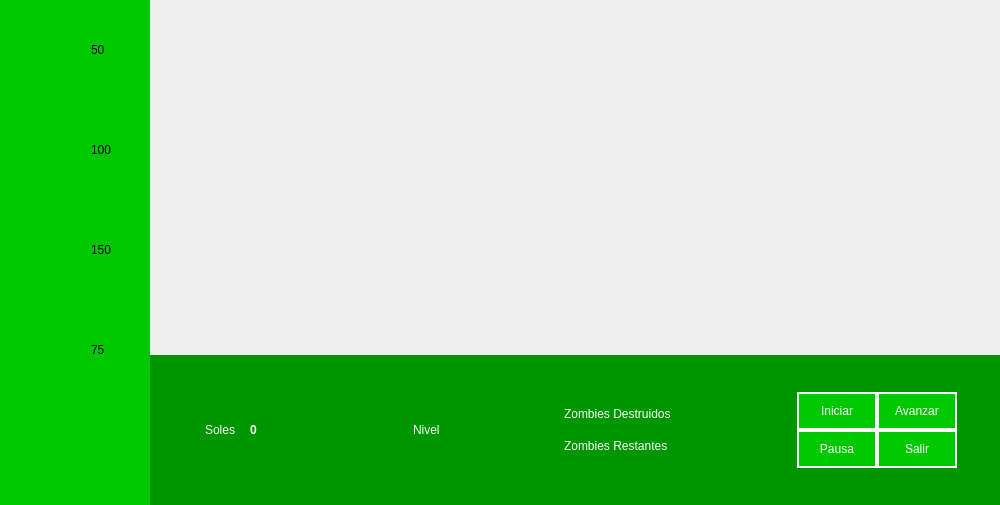
<?xml version="1.0" encoding="UTF-8"?>
<ui version="4.0">
 <class>MainWindow</class>
 <widget class="QMainWindow" name="MainWindow">
  <property name="geometry">
   <rect>
    <x>0</x>
    <y>0</y>
    <width>1000</width>
    <height>505</height>
   </rect>
  </property>
  <property name="minimumSize">
   <size>
    <width>400</width>
    <height>400</height>
   </size>
  </property>
  <property name="maximumSize">
   <size>
    <width>1000</width>
    <height>1000</height>
   </size>
  </property>
  <property name="windowTitle">
   <string>MainWindow</string>
  </property>
  <widget class="QWidget" name="centralwidget">
   <property name="minimumSize">
    <size>
     <width>500</width>
     <height>0</height>
    </size>
   </property>
   <layout class="QGridLayout" name="gridLayout">
    <property name="leftMargin">
     <number>0</number>
    </property>
    <property name="topMargin">
     <number>0</number>
    </property>
    <property name="rightMargin">
     <number>0</number>
    </property>
    <property name="bottomMargin">
     <number>0</number>
    </property>
    <property name="spacing">
     <number>0</number>
    </property>
    <item row="0" column="0">
     <layout class="QHBoxLayout" name="horizontalLayout">
      <property name="spacing">
       <number>0</number>
      </property>
      <item>
       <widget class="QWidget" name="label_tienda_juego" native="true">
        <property name="maximumSize">
         <size>
          <width>150</width>
          <height>16777215</height>
         </size>
        </property>
        <property name="autoFillBackground">
         <bool>false</bool>
        </property>
        <property name="styleSheet">
         <string notr="true">background-color: rgb(0,200,0)</string>
        </property>
        <layout class="QVBoxLayout" name="verticalLayout_4">
         <property name="spacing">
          <number>0</number>
         </property>
         <property name="leftMargin">
          <number>0</number>
         </property>
         <property name="topMargin">
          <number>0</number>
         </property>
         <property name="rightMargin">
          <number>0</number>
         </property>
         <property name="bottomMargin">
          <number>0</number>
         </property>
         <item>
          <widget class="QWidget" name="label_planta_girasol" native="true">
           <property name="minimumSize">
            <size>
             <width>150</width>
             <height>100</height>
            </size>
           </property>
           <property name="maximumSize">
            <size>
             <width>100</width>
             <height>100</height>
            </size>
           </property>
           <layout class="QHBoxLayout" name="horizontalLayout_4">
            <item>
             <widget class="QLabel" name="label">
              <property name="text">
               <string/>
              </property>
              <property name="pixmap">
               <pixmap>../../../sprites/Plantas/girasol_1.png</pixmap>
              </property>
              <property name="scaledContents">
               <bool>true</bool>
              </property>
             </widget>
            </item>
            <item>
             <widget class="QLabel" name="icono_soles_planta_girasol">
              <property name="enabled">
               <bool>true</bool>
              </property>
              <property name="minimumSize">
               <size>
                <width>20</width>
                <height>20</height>
               </size>
              </property>
              <property name="maximumSize">
               <size>
                <width>20</width>
                <height>20</height>
               </size>
              </property>
              <property name="lineWidth">
               <number>0</number>
              </property>
              <property name="text">
               <string/>
              </property>
              <property name="pixmap">
               <pixmap>../../../sprites/Elementos de juego/sol.png</pixmap>
              </property>
              <property name="scaledContents">
               <bool>true</bool>
              </property>
              <property name="wordWrap">
               <bool>false</bool>
              </property>
              <property name="indent">
               <number>0</number>
              </property>
             </widget>
            </item>
            <item>
             <widget class="QLabel" name="soles_planta_girasol">
              <property name="text">
               <string>50</string>
              </property>
             </widget>
            </item>
           </layout>
          </widget>
         </item>
         <item>
          <widget class="QWidget" name="label_planta_clasica" native="true">
           <property name="minimumSize">
            <size>
             <width>150</width>
             <height>100</height>
            </size>
           </property>
           <property name="maximumSize">
            <size>
             <width>100</width>
             <height>100</height>
            </size>
           </property>
           <layout class="QHBoxLayout" name="horizontalLayout_7">
            <item>
             <widget class="QLabel" name="label_2">
              <property name="text">
               <string/>
              </property>
              <property name="pixmap">
               <pixmap>../../../sprites/Plantas/lanzaguisantes_1.png</pixmap>
              </property>
              <property name="scaledContents">
               <bool>true</bool>
              </property>
             </widget>
            </item>
            <item>
             <widget class="QLabel" name="icono_soles_planta_clasica">
              <property name="enabled">
               <bool>true</bool>
              </property>
              <property name="minimumSize">
               <size>
                <width>20</width>
                <height>20</height>
               </size>
              </property>
              <property name="maximumSize">
               <size>
                <width>20</width>
                <height>20</height>
               </size>
              </property>
              <property name="lineWidth">
               <number>0</number>
              </property>
              <property name="text">
               <string/>
              </property>
              <property name="pixmap">
               <pixmap>../../../sprites/Elementos de juego/sol.png</pixmap>
              </property>
              <property name="scaledContents">
               <bool>true</bool>
              </property>
              <property name="wordWrap">
               <bool>false</bool>
              </property>
              <property name="indent">
               <number>0</number>
              </property>
             </widget>
            </item>
            <item>
             <widget class="QLabel" name="soles_planta_clasica">
              <property name="text">
               <string>100</string>
              </property>
             </widget>
            </item>
           </layout>
          </widget>
         </item>
         <item>
          <widget class="QWidget" name="label_planta_azul" native="true">
           <property name="minimumSize">
            <size>
             <width>150</width>
             <height>100</height>
            </size>
           </property>
           <property name="maximumSize">
            <size>
             <width>100</width>
             <height>100</height>
            </size>
           </property>
           <layout class="QHBoxLayout" name="horizontalLayout_5">
            <item>
             <widget class="QLabel" name="label_3">
              <property name="text">
               <string/>
              </property>
              <property name="pixmap">
               <pixmap>../../../sprites/Plantas/lanzaguisantesHielo_1.png</pixmap>
              </property>
              <property name="scaledContents">
               <bool>true</bool>
              </property>
             </widget>
            </item>
            <item>
             <widget class="QLabel" name="icono_soles_planta_azul">
              <property name="enabled">
               <bool>true</bool>
              </property>
              <property name="minimumSize">
               <size>
                <width>20</width>
                <height>20</height>
               </size>
              </property>
              <property name="maximumSize">
               <size>
                <width>20</width>
                <height>20</height>
               </size>
              </property>
              <property name="lineWidth">
               <number>0</number>
              </property>
              <property name="text">
               <string/>
              </property>
              <property name="pixmap">
               <pixmap>../../../sprites/Elementos de juego/sol.png</pixmap>
              </property>
              <property name="scaledContents">
               <bool>true</bool>
              </property>
              <property name="wordWrap">
               <bool>false</bool>
              </property>
              <property name="indent">
               <number>0</number>
              </property>
             </widget>
            </item>
            <item>
             <widget class="QLabel" name="soles_planta_azul">
              <property name="text">
               <string>150</string>
              </property>
             </widget>
            </item>
           </layout>
          </widget>
         </item>
         <item>
          <widget class="QWidget" name="label_planta_papa" native="true">
           <property name="minimumSize">
            <size>
             <width>150</width>
             <height>100</height>
            </size>
           </property>
           <property name="maximumSize">
            <size>
             <width>100</width>
             <height>100</height>
            </size>
           </property>
           <layout class="QHBoxLayout" name="horizontalLayout_11">
            <item>
             <widget class="QLabel" name="label_4">
              <property name="text">
               <string/>
              </property>
              <property name="pixmap">
               <pixmap>../../../sprites/Plantas/papa_1.png</pixmap>
              </property>
              <property name="scaledContents">
               <bool>true</bool>
              </property>
             </widget>
            </item>
            <item>
             <widget class="QLabel" name="icono_soles_planta_papa">
              <property name="enabled">
               <bool>true</bool>
              </property>
              <property name="minimumSize">
               <size>
                <width>20</width>
                <height>20</height>
               </size>
              </property>
              <property name="maximumSize">
               <size>
                <width>20</width>
                <height>20</height>
               </size>
              </property>
              <property name="lineWidth">
               <number>0</number>
              </property>
              <property name="text">
               <string/>
              </property>
              <property name="pixmap">
               <pixmap>../../../sprites/Elementos de juego/sol.png</pixmap>
              </property>
              <property name="scaledContents">
               <bool>true</bool>
              </property>
              <property name="wordWrap">
               <bool>false</bool>
              </property>
              <property name="indent">
               <number>0</number>
              </property>
             </widget>
            </item>
            <item>
             <widget class="QLabel" name="soles_planta_papa">
              <property name="text">
               <string>75</string>
              </property>
             </widget>
            </item>
           </layout>
          </widget>
         </item>
         <item>
          <widget class="QWidget" name="label_margen" native="true">
           <property name="minimumSize">
            <size>
             <width>150</width>
             <height>100</height>
            </size>
           </property>
           <property name="maximumSize">
            <size>
             <width>100</width>
             <height>100</height>
            </size>
           </property>
           <layout class="QHBoxLayout" name="horizontalLayout_2"/>
          </widget>
         </item>
        </layout>
       </widget>
      </item>
      <item>
       <layout class="QVBoxLayout" name="verticalLayout_3">
        <property name="spacing">
         <number>0</number>
        </property>
        <item>
         <layout class="QGridLayout" name="gridLayout_4">
          <item row="0" column="0">
           <widget class="QWidget" name="widget_fondo_juego" native="true">
            <property name="maximumSize">
             <size>
              <width>900</width>
              <height>500</height>
             </size>
            </property>
            <widget class="QLabel" name="label_fondo_juego">
             <property name="geometry">
              <rect>
               <x>0</x>
               <y>-5</y>
               <width>900</width>
               <height>350</height>
              </rect>
             </property>
             <property name="minimumSize">
              <size>
               <width>800</width>
               <height>350</height>
              </size>
             </property>
             <property name="maximumSize">
              <size>
               <width>900</width>
               <height>350</height>
              </size>
             </property>
             <property name="text">
              <string/>
             </property>
             <property name="pixmap">
              <pixmap>../sprites/Fondos/jardinAbuela.png</pixmap>
             </property>
             <property name="scaledContents">
              <bool>true</bool>
             </property>
            </widget>
            <widget class="QWidget" name="label_sector_plantas" native="true">
             <property name="geometry">
              <rect>
               <x>160</x>
               <y>119</y>
               <width>471</width>
               <height>111</height>
              </rect>
             </property>
             <layout class="QGridLayout" name="sector_juego">
              <item row="0" column="9">
               <widget class="QLabel" name="label_planta_10">
                <property name="minimumSize">
                 <size>
                  <width>40</width>
                  <height>50</height>
                 </size>
                </property>
                <property name="maximumSize">
                 <size>
                  <width>40</width>
                  <height>50</height>
                 </size>
                </property>
                <property name="text">
                 <string/>
                </property>
               </widget>
              </item>
              <item row="1" column="0">
               <widget class="QLabel" name="label_planta_11">
                <property name="minimumSize">
                 <size>
                  <width>40</width>
                  <height>50</height>
                 </size>
                </property>
                <property name="maximumSize">
                 <size>
                  <width>40</width>
                  <height>50</height>
                 </size>
                </property>
                <property name="text">
                 <string/>
                </property>
               </widget>
              </item>
              <item row="1" column="8">
               <widget class="QLabel" name="label_planta_19">
                <property name="minimumSize">
                 <size>
                  <width>40</width>
                  <height>50</height>
                 </size>
                </property>
                <property name="maximumSize">
                 <size>
                  <width>40</width>
                  <height>50</height>
                 </size>
                </property>
                <property name="text">
                 <string/>
                </property>
               </widget>
              </item>
              <item row="0" column="5">
               <widget class="QLabel" name="label_planta_6">
                <property name="minimumSize">
                 <size>
                  <width>40</width>
                  <height>50</height>
                 </size>
                </property>
                <property name="maximumSize">
                 <size>
                  <width>40</width>
                  <height>50</height>
                 </size>
                </property>
                <property name="text">
                 <string/>
                </property>
               </widget>
              </item>
              <item row="0" column="8">
               <widget class="QLabel" name="label_planta_9">
                <property name="minimumSize">
                 <size>
                  <width>40</width>
                  <height>50</height>
                 </size>
                </property>
                <property name="maximumSize">
                 <size>
                  <width>40</width>
                  <height>50</height>
                 </size>
                </property>
                <property name="text">
                 <string/>
                </property>
               </widget>
              </item>
              <item row="0" column="3">
               <widget class="QLabel" name="label_planta_4">
                <property name="minimumSize">
                 <size>
                  <width>40</width>
                  <height>50</height>
                 </size>
                </property>
                <property name="maximumSize">
                 <size>
                  <width>40</width>
                  <height>50</height>
                 </size>
                </property>
                <property name="text">
                 <string/>
                </property>
               </widget>
              </item>
              <item row="1" column="2">
               <widget class="QLabel" name="label_planta_13">
                <property name="minimumSize">
                 <size>
                  <width>40</width>
                  <height>50</height>
                 </size>
                </property>
                <property name="maximumSize">
                 <size>
                  <width>40</width>
                  <height>50</height>
                 </size>
                </property>
                <property name="text">
                 <string/>
                </property>
               </widget>
              </item>
              <item row="1" column="7">
               <widget class="QLabel" name="label_planta_18">
                <property name="minimumSize">
                 <size>
                  <width>40</width>
                  <height>50</height>
                 </size>
                </property>
                <property name="maximumSize">
                 <size>
                  <width>40</width>
                  <height>50</height>
                 </size>
                </property>
                <property name="text">
                 <string/>
                </property>
               </widget>
              </item>
              <item row="0" column="0">
               <widget class="QLabel" name="label_planta_1">
                <property name="minimumSize">
                 <size>
                  <width>40</width>
                  <height>50</height>
                 </size>
                </property>
                <property name="maximumSize">
                 <size>
                  <width>40</width>
                  <height>50</height>
                 </size>
                </property>
                <property name="text">
                 <string/>
                </property>
               </widget>
              </item>
              <item row="1" column="9">
               <widget class="QLabel" name="label_planta_20">
                <property name="minimumSize">
                 <size>
                  <width>40</width>
                  <height>50</height>
                 </size>
                </property>
                <property name="maximumSize">
                 <size>
                  <width>40</width>
                  <height>50</height>
                 </size>
                </property>
                <property name="text">
                 <string/>
                </property>
               </widget>
              </item>
              <item row="0" column="7">
               <widget class="QLabel" name="label_planta_8">
                <property name="minimumSize">
                 <size>
                  <width>40</width>
                  <height>50</height>
                 </size>
                </property>
                <property name="maximumSize">
                 <size>
                  <width>40</width>
                  <height>50</height>
                 </size>
                </property>
                <property name="text">
                 <string/>
                </property>
               </widget>
              </item>
              <item row="1" column="3">
               <widget class="QLabel" name="label_planta_14">
                <property name="minimumSize">
                 <size>
                  <width>40</width>
                  <height>50</height>
                 </size>
                </property>
                <property name="maximumSize">
                 <size>
                  <width>40</width>
                  <height>50</height>
                 </size>
                </property>
                <property name="text">
                 <string/>
                </property>
               </widget>
              </item>
              <item row="0" column="2">
               <widget class="QLabel" name="label_planta_3">
                <property name="minimumSize">
                 <size>
                  <width>40</width>
                  <height>50</height>
                 </size>
                </property>
                <property name="maximumSize">
                 <size>
                  <width>40</width>
                  <height>50</height>
                 </size>
                </property>
                <property name="text">
                 <string/>
                </property>
               </widget>
              </item>
              <item row="1" column="1">
               <widget class="QLabel" name="label_planta_12">
                <property name="minimumSize">
                 <size>
                  <width>40</width>
                  <height>50</height>
                 </size>
                </property>
                <property name="maximumSize">
                 <size>
                  <width>40</width>
                  <height>50</height>
                 </size>
                </property>
                <property name="text">
                 <string/>
                </property>
               </widget>
              </item>
              <item row="0" column="1">
               <widget class="QLabel" name="label_planta_2">
                <property name="minimumSize">
                 <size>
                  <width>40</width>
                  <height>50</height>
                 </size>
                </property>
                <property name="maximumSize">
                 <size>
                  <width>40</width>
                  <height>50</height>
                 </size>
                </property>
                <property name="text">
                 <string/>
                </property>
               </widget>
              </item>
              <item row="0" column="4">
               <widget class="QLabel" name="label_planta_5">
                <property name="minimumSize">
                 <size>
                  <width>40</width>
                  <height>50</height>
                 </size>
                </property>
                <property name="maximumSize">
                 <size>
                  <width>40</width>
                  <height>50</height>
                 </size>
                </property>
                <property name="text">
                 <string/>
                </property>
               </widget>
              </item>
              <item row="0" column="6">
               <widget class="QLabel" name="label_planta_7">
                <property name="minimumSize">
                 <size>
                  <width>40</width>
                  <height>50</height>
                 </size>
                </property>
                <property name="maximumSize">
                 <size>
                  <width>40</width>
                  <height>50</height>
                 </size>
                </property>
                <property name="text">
                 <string/>
                </property>
               </widget>
              </item>
              <item row="1" column="4">
               <widget class="QLabel" name="label_planta_15">
                <property name="minimumSize">
                 <size>
                  <width>40</width>
                  <height>50</height>
                 </size>
                </property>
                <property name="maximumSize">
                 <size>
                  <width>40</width>
                  <height>50</height>
                 </size>
                </property>
                <property name="text">
                 <string/>
                </property>
               </widget>
              </item>
              <item row="1" column="6">
               <widget class="QLabel" name="label_planta_17">
                <property name="minimumSize">
                 <size>
                  <width>40</width>
                  <height>50</height>
                 </size>
                </property>
                <property name="maximumSize">
                 <size>
                  <width>40</width>
                  <height>50</height>
                 </size>
                </property>
                <property name="text">
                 <string/>
                </property>
               </widget>
              </item>
              <item row="1" column="5">
               <widget class="QLabel" name="label_planta_16">
                <property name="minimumSize">
                 <size>
                  <width>40</width>
                  <height>50</height>
                 </size>
                </property>
                <property name="maximumSize">
                 <size>
                  <width>40</width>
                  <height>50</height>
                 </size>
                </property>
                <property name="text">
                 <string/>
                </property>
               </widget>
              </item>
             </layout>
            </widget>
            <widget class="QWidget" name="label_sector_zombie" native="true">
             <property name="geometry">
              <rect>
               <x>640</x>
               <y>119</y>
               <width>91</width>
               <height>111</height>
              </rect>
             </property>
             <layout class="QVBoxLayout" name="verticalLayout_2">
              <item>
               <widget class="QLabel" name="carril_zombie_1">
                <property name="text">
                 <string/>
                </property>
               </widget>
              </item>
              <item>
               <widget class="QLabel" name="carril_zombie_2">
                <property name="text">
                 <string/>
                </property>
               </widget>
              </item>
             </layout>
            </widget>
           </widget>
          </item>
         </layout>
        </item>
        <item>
         <widget class="QWidget" name="horizontalWidget" native="true">
          <property name="maximumSize">
           <size>
            <width>16777215</width>
            <height>150</height>
           </size>
          </property>
          <layout class="QHBoxLayout" name="horizontalLayout_3">
           <property name="leftMargin">
            <number>0</number>
           </property>
           <property name="topMargin">
            <number>0</number>
           </property>
           <property name="rightMargin">
            <number>0</number>
           </property>
           <property name="bottomMargin">
            <number>0</number>
           </property>
           <item>
            <layout class="QVBoxLayout" name="verticalLayout_6">
             <item>
              <widget class="QWidget" name="widget" native="true">
               <property name="styleSheet">
                <string notr="true">background-color: rgb(0,150,0)</string>
               </property>
               <layout class="QGridLayout" name="gridLayout_2">
                <property name="leftMargin">
                 <number>5</number>
                </property>
                <property name="topMargin">
                 <number>5</number>
                </property>
                <property name="rightMargin">
                 <number>5</number>
                </property>
                <property name="bottomMargin">
                 <number>5</number>
                </property>
                <property name="verticalSpacing">
                 <number>0</number>
                </property>
                <item row="1" column="5">
                 <layout class="QGridLayout" name="gridLayout_3">
                  <item row="1" column="0">
                   <widget class="QPushButton" name="boton_pausa">
                    <property name="maximumSize">
                     <size>
                      <width>80</width>
                      <height>16777215</height>
                     </size>
                    </property>
                    <property name="styleSheet">
                     <string notr="true">color: white; background-color: rgb(0,200,0);border : 2px solid white; border-radius : 20px; padding: 10</string>
                    </property>
                    <property name="text">
                     <string>Pausa</string>
                    </property>
                   </widget>
                  </item>
                  <item row="0" column="1">
                   <widget class="QPushButton" name="boton_avanzar">
                    <property name="maximumSize">
                     <size>
                      <width>80</width>
                      <height>16777215</height>
                     </size>
                    </property>
                    <property name="styleSheet">
                     <string notr="true">color: white; background-color: rgb(0,200,0);border : 2px solid white; border-radius : 20px; padding: 10</string>
                    </property>
                    <property name="text">
                     <string>Avanzar</string>
                    </property>
                   </widget>
                  </item>
                  <item row="0" column="0">
                   <widget class="QPushButton" name="boton_iniciar">
                    <property name="maximumSize">
                     <size>
                      <width>80</width>
                      <height>16777215</height>
                     </size>
                    </property>
                    <property name="styleSheet">
                     <string notr="true">color: white; background-color: rgb(0,200,0);border : 2px solid white; border-radius : 20px; padding: 10</string>
                    </property>
                    <property name="text">
                     <string>Iniciar</string>
                    </property>
                   </widget>
                  </item>
                  <item row="1" column="1">
                   <widget class="QPushButton" name="boton_salir">
                    <property name="maximumSize">
                     <size>
                      <width>80</width>
                      <height>16777215</height>
                     </size>
                    </property>
                    <property name="styleSheet">
                     <string notr="true">color: white; background-color: rgb(0,200,0);border : 2px solid white; border-radius : 20px; padding: 10</string>
                    </property>
                    <property name="text">
                     <string>Salir</string>
                    </property>
                   </widget>
                  </item>
                 </layout>
                </item>
                <item row="1" column="1">
                 <widget class="QWidget" name="verticalWidget_3" native="true">
                  <property name="maximumSize">
                   <size>
                    <width>140</width>
                    <height>16777215</height>
                   </size>
                  </property>
                  <layout class="QHBoxLayout" name="horizontalLayout_8">
                   <item alignment="Qt::AlignRight">
                    <widget class="QLabel" name="label_15">
                     <property name="maximumSize">
                      <size>
                       <width>100</width>
                       <height>16777215</height>
                      </size>
                     </property>
                     <property name="styleSheet">
                      <string notr="true">font-weight: light;
color: white;
</string>
                     </property>
                     <property name="text">
                      <string>Nivel</string>
                     </property>
                    </widget>
                   </item>
                   <item alignment="Qt::AlignLeft">
                    <widget class="QLabel" name="label_nivel">
                     <property name="maximumSize">
                      <size>
                       <width>100</width>
                       <height>16777215</height>
                      </size>
                     </property>
                     <property name="styleSheet">
                      <string notr="true">font-weight: bold;
color: white;
</string>
                     </property>
                     <property name="text">
                      <string/>
                     </property>
                    </widget>
                   </item>
                  </layout>
                 </widget>
                </item>
                <item row="1" column="0">
                 <widget class="QWidget" name="verticalWidget" native="true">
                  <property name="maximumSize">
                   <size>
                    <width>140</width>
                    <height>16777215</height>
                   </size>
                  </property>
                  <layout class="QHBoxLayout" name="horizontalLayout_6">
                   <item>
                    <widget class="QLabel" name="label_5">
                     <property name="maximumSize">
                      <size>
                       <width>34</width>
                       <height>136</height>
                      </size>
                     </property>
                     <property name="styleSheet">
                      <string notr="true">font-weight: light;
color: white;
</string>
                     </property>
                     <property name="text">
                      <string>Soles</string>
                     </property>
                    </widget>
                   </item>
                   <item>
                    <widget class="QLabel" name="label_soles">
                     <property name="maximumSize">
                      <size>
                       <width>65</width>
                       <height>136</height>
                      </size>
                     </property>
                     <property name="styleSheet">
                      <string notr="true">font-weight: bold;
color: white;
</string>
                     </property>
                     <property name="text">
                      <string>0</string>
                     </property>
                    </widget>
                   </item>
                  </layout>
                 </widget>
                </item>
                <item row="1" column="2">
                 <widget class="QWidget" name="verticalWidget_2" native="true">
                  <property name="maximumSize">
                   <size>
                    <width>200</width>
                    <height>16777215</height>
                   </size>
                  </property>
                  <layout class="QVBoxLayout" name="verticalLayout">
                   <item>
                    <layout class="QHBoxLayout" name="horizontalLayout_9">
                     <item>
                      <widget class="QLabel" name="label_7">
                       <property name="styleSheet">
                        <string notr="true">font-weight: light;
color: white;
</string>
                       </property>
                       <property name="text">
                        <string>Zombies Destruidos</string>
                       </property>
                      </widget>
                     </item>
                     <item alignment="Qt::AlignLeft">
                      <widget class="QLabel" name="label_zombies_destruidos">
                       <property name="styleSheet">
                        <string notr="true">font-weight: bold;
color: white;
</string>
                       </property>
                       <property name="text">
                        <string/>
                       </property>
                      </widget>
                     </item>
                    </layout>
                   </item>
                   <item>
                    <layout class="QHBoxLayout" name="horizontalLayout_10">
                     <item>
                      <widget class="QLabel" name="label_9">
                       <property name="styleSheet">
                        <string notr="true">font-weight: light;
color: white;
</string>
                       </property>
                       <property name="text">
                        <string>Zombies Restantes</string>
                       </property>
                      </widget>
                     </item>
                     <item alignment="Qt::AlignLeft">
                      <widget class="QLabel" name="label_zombies_restantes">
                       <property name="styleSheet">
                        <string notr="true">font-weight: bold;
color: white;
</string>
                       </property>
                       <property name="text">
                        <string/>
                       </property>
                      </widget>
                     </item>
                    </layout>
                   </item>
                  </layout>
                 </widget>
                </item>
               </layout>
              </widget>
             </item>
            </layout>
           </item>
          </layout>
         </widget>
        </item>
       </layout>
      </item>
     </layout>
    </item>
   </layout>
  </widget>
 </widget>
 <resources/>
 <connections/>
</ui>
